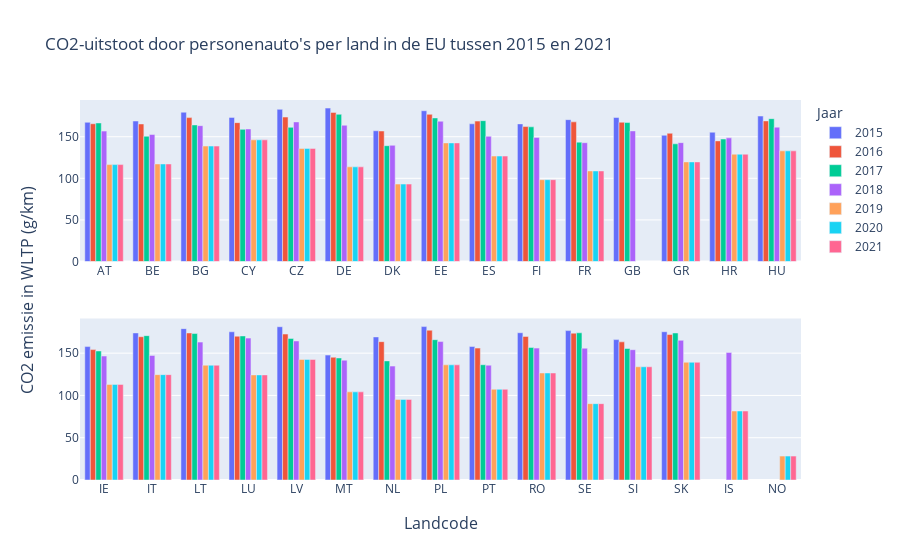

Notebook source saved alongside this figure:
### Markdown cell above
## De positieve trend van CO2-uitstootvermindering

Laten we allereerst een blik werpen op de totale uitstoot door de jaren heen, om zo de evolutie van de uitstoot te kunnen onderzoeken.

### Code cell
# Import packages
from plotly.subplots import make_subplots
import plotly.express as px
import plotly.graph_objects as go
import pandas as pd
import numpy as np

# Retrieve csv files for visualisations
country_emission = pd.read_csv("country_emission.csv")
car_emission_mass = pd.read_csv("car_emission_mass.csv")

total_emission = pd.read_csv("total_emission.csv")
df_counts = pd.read_csv("fuel_type_distribution.csv")
total_emission_per_ft = pd.read_csv("total_emission_per_ft.csv")

car_emission = pd.read_csv("car_emission.csv")

# Plot settings
rows = 2
cols = 1
fig = make_subplots(rows=rows, cols=cols, x_title="Landcode", y_title="CO2 emissie in WLTP (g/km)")

for year in [2015, 2016, 2017, 2018, 2019, 2020, 2021]:
    # Find index of 'IE' to split the countries on ('IE' is often in the middle).
    country_emission_year = country_emission[country_emission["year"]==year].reset_index()
    split_index = country_emission_year[country_emission_year["Country"]=="IE"].index
    country_emission_split = np.split(country_emission[country_emission["year"]==year], split_index)

    # Subplot settings
    showlegend = True
    for row in range(rows):
        for col in range(cols):
            index = cols * row + col
            fig.append_trace(
                go.Bar(
                    x=country_emission_split[index]["Country"],
                    y=country_emission_split[index]["Ewltp (g/km) mean"],
                    name=year,
                    marker=dict(color=px.colors.qualitative.Plotly[year-2015]),
                    showlegend=showlegend,
                ),
                row=row + 1,
                col=col + 1,
            )
            showlegend = False

fig.update_layout(
    title_text="CO2-uitstoot door personenauto's per land in de EU tussen 2015 en 2021",
    legend_title="Jaar",
)
fig.show()

### Figure 1 — Plotly figure (JSON) as saved in the notebook; plotly's stock layout.template omitted (floating-point values rounded to 4 significant figures)
{"data": [{"marker": {"color": "#636EFA"}, "name": "2015", "showlegend": true, "type": "bar", "x": ["AT", "BE", "BG", "CY", "CZ", "DE", "DK", "EE", "ES", "FI", "FR", "GB", "GR", "HR", "HU"], "xaxis": "x", "y": [167.4, 168.9, 179.5, 173.3, 182.9, 184.5, 157.2, 181.3, 165.6, 165.4, 170.5, 173.1, 151.8, 155.4, 174.9], "yaxis": "y"}, {"marker": {"color": "#636EFA"}, "name": "2015", "showlegend": false, "type": "bar", "x": ["IE", "IT", "LT", "LU", "LV", "MT", "NL", "PL", "PT", "RO", "SE", "SI", "SK"], "xaxis": "x2", "y": [157.8, 173.9, 179.0, 175.3, 181.3, 147.7, 169.2, 181.5, 157.9, 174.2, 176.7, 166.0, 175.4], "yaxis": "y2"}, {"marker": {"color": "#EF553B"}, "name": "2016", "showlegend": true, "type": "bar", "x": ["AT", "BE", "BG", "CY", "CZ", "DE", "DK", "EE", "ES", "FI", "FR", "GB", "GR", "HR", "HU"], "xaxis": "x", "y": [165.6, 165.4, 173.0, 166.9, 173.7, 179.3, 156.9, 176.9, 168.8, 162.2, 167.9, 167.4, 154.2, 145.0, 169.0], "yaxis": "y"}, {"marker": {"color": "#EF553B"}, "name": "2016", "showlegend": false, "type": "bar", "x": ["IE", "IT", "LT", "LU", "LV", "MT", "NL", "PL", "PT", "RO", "SE", "SI", "SK"], "xaxis": "x2", "y": [154.2, 169.5, 173.9, 170.0, 172.6, 145.2, 163.6, 177.2, 156.0, 169.8, 173.7, 163.4, 172.1], "yaxis": "y2"}, {"marker": {"color": "#00CC96"}, "name": "2017", "showlegend": true, "type": "bar", "x": ["AT", "BE", "BG", "CY", "CZ", "DE", "DK", "EE", "ES", "FI", "FR", "GB", "GR", "HR", "HU"], "xaxis": "x", "y": [166.6, 150.6, 164.2, 158.9, 161.3, 177.0, 139.2, 172.6, 169.3, 161.9, 143.5, 167.1, 141.5, 147.2, 171.7], "yaxis": "y"}, {"marker": {"color": "#00CC96"}, "name": "2017", "showlegend": false, "type": "bar", "x": ["IE", "IT", "LT", "LU", "LV", "MT", "NL", "PL", "PT", "RO", "SE", "SI", "SK"], "xaxis": "x2", "y": [152.6, 170.7, 173.2, 170.4, 167.5, 144.3, 140.9, 166.0, 136.3, 156.8, 174.1, 155.5, 173.9], "yaxis": "y2"}, {"marker": {"color": "#AB63FA"}, "name": "2018", "showlegend": true, "type": "bar", "x": ["AT", "BE", "BG", "CY", "CZ", "DE", "DK", "EE", "ES", "FI", "FR", "GB", "GR", "HR", "HU"], "xaxis": "x", "y": [156.8, 152.7, 163.3, 159.4, 167.8, 163.8, 139.7, 168.7, 150.5, 149.2, 142.8, 157.0, 142.9, 148.7, 161.5], "yaxis": "y"}, {"marker": {"color": "#AB63FA"}, "name": "2018", "showlegend": false, "type": "bar", "x": ["IE", "IS", "IT", "LT", "LU", "LV", "MT", "NL", "PL", "PT", "RO", "SE", "SI", "SK"], "xaxis": "x2", "y": [146.6, 150.7, 147.3, 163.1, 167.8, 164.4, 141.7, 134.7, 163.7, 135.8, 156.0, 155.9, 154.1, 165.2], "yaxis": "y2"}, {"marker": {"color": "#FFA15A"}, "name": "2019", "showlegend": true, "type": "bar", "x": ["AT", "BE", "BG", "CY", "CZ", "DE", "DK", "EE", "ES", "FI", "FR", "GR", "HR", "HU"], "xaxis": "x", "y": [116.5, 117.3, 138.8, 146.2, 135.9, 113.8, 93.09, 142.6, 126.7, 98.35, 108.9, 119.7, 129.0, 133.0], "yaxis": "y"}, {"marker": {"color": "#FFA15A"}, "name": "2019", "showlegend": false, "type": "bar", "x": ["IE", "IS", "IT", "LT", "LU", "LV", "MT", "NL", "NO", "PL", "PT", "RO", "SE", "SI", "SK"], "xaxis": "x2", "y": [113.0, 81.59, 124.6, 135.7, 124.3, 142.6, 104.2, 95.31, 28.26, 136.2, 107.3, 126.6, 90.27, 133.9, 139.2], "yaxis": "y2"}, {"marker": {"color": "#19D3F3"}, "name": "2020", "showlegend": true, "type": "bar", "x": ["AT", "BE", "BG", "CY", "CZ", "DE", "DK", "EE", "ES", "FI", "FR", "GR", "HR", "HU"], "xaxis": "x", "y": [116.5, 117.3, 138.8, 146.2, 135.9, 113.8, 93.09, 142.6, 126.7, 98.35, 108.9, 119.7, 129.0, 133.0], "yaxis": "y"}, {"marker": {"color": "#19D3F3"}, "name": "2020", "showlegend": false, "type": "bar", "x": ["IE", "IS", "IT", "LT", "LU", "LV", "MT", "NL", "NO", "PL", "PT", "RO", "SE", "SI", "SK"], "xaxis": "x2", "y": [113.0, 81.59, 124.6, 135.7, 124.3, 142.6, 104.2, 95.31, 28.26, 136.2, 107.3, 126.6, 90.27, 133.9, 139.2], "yaxis": "y2"}, {"marker": {"color": "#FF6692"}, "name": "2021", "showlegend": true, "type": "bar", "x": ["AT", "BE", "BG", "CY", "CZ", "DE", "DK", "EE", "ES", "FI", "FR", "GR", "HR", "HU"], "xaxis": "x", "y": [116.5, 117.3, 138.8, 146.2, 135.9, 113.8, 93.09, 142.6, 126.7, 98.35, 108.9, 119.7, 129.0, 133.0], "yaxis": "y"}, {"marker": {"color": "#FF6692"}, "name": "2021", "showlegend": false, "type": "bar", "x": ["IE", "IS", "IT", "LT", "LU", "LV", "MT", "NL", "NO", "PL", "PT", "RO", "SE", "SI", "SK"], "xaxis": "x2", "y": [113.0, 81.59, 124.6, 135.7, 124.3, 142.6, 104.2, 95.31, 28.26, 136.2, 107.3, 126.6, 90.27, 133.9, 139.2], "yaxis": "y2"}], "layout": {"annotations": [{"font": {"size": 16}, "showarrow": false, "text": "Landcode", "x": 0.5, "xanchor": "center", "xref": "paper", "y": 0, "yanchor": "top", "yref": "paper", "yshift": -30}, {"font": {"size": 16}, "showarrow": false, "text": "CO2 emissie in WLTP (g/km)", "textangle": -90, "x": 0, "xanchor": "right", "xref": "paper", "xshift": -40, "y": 0.5, "yanchor": "middle", "yref": "paper"}], "legend": {"title": {"text": "Jaar"}}, "title": {"text": "CO2-uitstoot door personenauto's per land in de EU tussen 2015 en 2021"}, "xaxis": {"anchor": "y", "domain": [0, 1]}, "xaxis2": {"anchor": "y2", "domain": [0, 1]}, "yaxis": {"anchor": "x", "domain": [0.575, 1]}, "yaxis2": {"anchor": "x2", "domain": [0, 0.425]}}}
